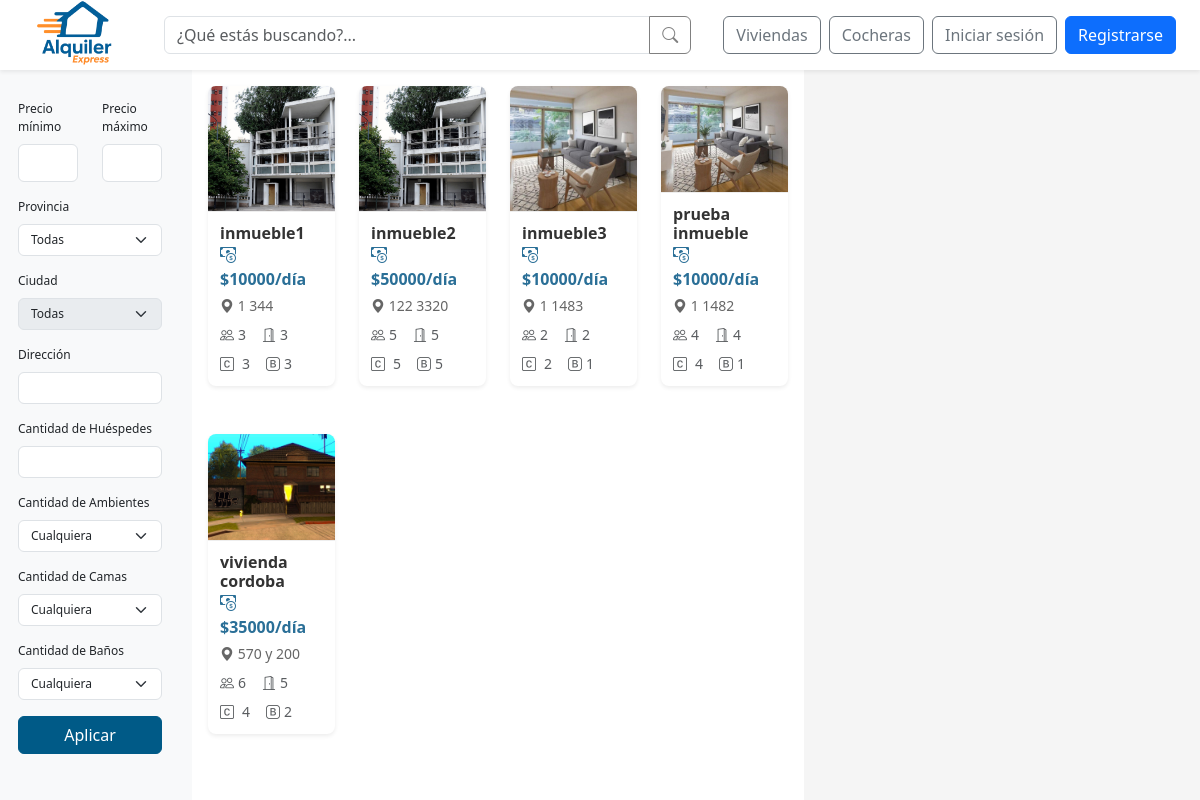
The app's page /buscar-inmuebles/, older data.
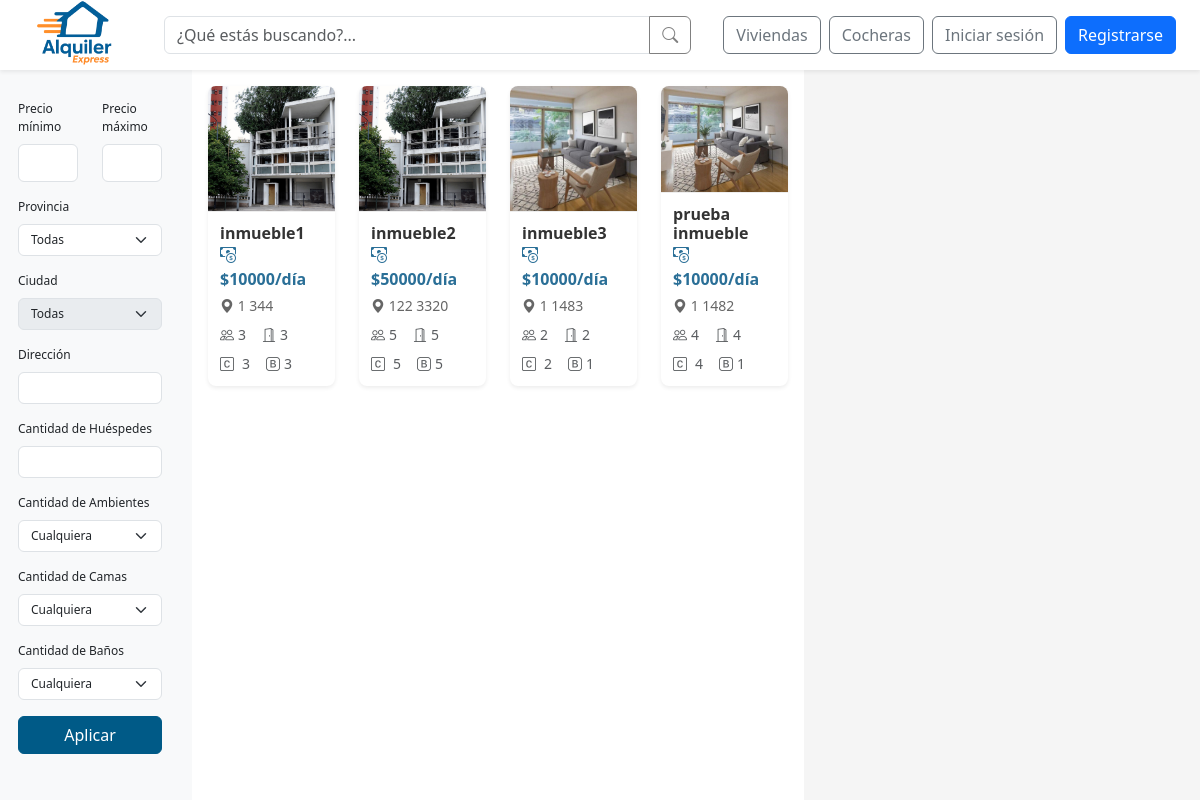
The same page, newer data.
### web/models.py (models this page shows, shortened)
class Inmueble(models.Model):
    id_inmueble = models.AutoField(primary_key=True)
    nombre = models.CharField(max_length=100, unique=True)
    direccion = models.TextField()
    provincia = models.ForeignKey(Provincia, on_delete=models.SET_NULL, null=True)
    ciudad = models.ForeignKey(Ciudad, on_delete=models.SET_NULL, null=True)
    descripcion = models.TextField()
    cantidad_banios = models.IntegerField()
    cantidad_ambientes = models.IntegerField()
    cantidad_camas = models.IntegerField()
    cantidad_huespedes = models.IntegerField()
    precio_por_dia = models.DecimalField(max_digits=10, decimal_places=2)
    politica_cancelacion = models.TextField()
    fecha_publicacion = models.DateField()
    cochera = models.ForeignKey(Cochera, null=True, blank=True, on_delete=models.SET_NULL)
    estado = models.ForeignKey(Estado, on_delete=models.SET_NULL, null=True)
    empleado = models.ForeignKey(Perfil, null=True, blank=True, on_delete=models.SET_NULL)
    minimo_dias_alquiler = models.PositiveIntegerField(default=1, verbose_name="Mínimo de días de alquiler")
    def first_image(self):
            return self.imagenes.first()

class InmuebleImagen(models.Model):
    id_imagen = models.AutoField(primary_key=True)
    inmueble = models.ForeignKey(Inmueble, related_name='imagenes', on_delete=models.CASCADE)
    imagen = models.ImageField(upload_to='inmuebles/')
    descripcion = models.CharField(max_length=255, blank=True)

### web/viewsBusquedas.py (the view)
# urls.py: path('buscar-inmuebles/', viewsBusquedas.buscar_inmuebles, name='buscar_inmuebles'),
def buscar_inmuebles(request):
    query = request.GET.get('q', '').strip()
    precio_min = request.GET.get('precio_min')
    precio_max = request.GET.get('precio_max')
    direccion = request.GET.get('direccion')
    huespedes = request.GET.get('huespedes')
    ambientes = request.GET.get('ambientes')
    camas = request.GET.get('camas')
    banios = request.GET.get('banios')
    provincia_id = request.GET.get('provincia')
    ciudad_id = request.GET.get('ciudad')
    provincias, ciudades = obtener_provincias_y_ciudades('inmueble', provincia_id)
    inmuebles = Inmueble.objects.exclude(estado__nombre__in=['Oculto','Eliminado'])
    if query:
        inmuebles = inmuebles.filter(nombre__icontains=query)
    if provincia_id:
        inmuebles = inmuebles.filter(provincia_id=provincia_id)
    if ciudad_id:
        inmuebles = inmuebles.filter(ciudad_id=ciudad_id)
    if precio_min:
        try:
            inmuebles = inmuebles.filter(precio_por_dia__gte=float(precio_min))
        except ValueError:
            pass
    if precio_max:
        try:
            inmuebles = inmuebles.filter(precio_por_dia__lte=float(precio_max))
        except ValueError:
            pass
    if direccion:
        inmuebles = inmuebles.filter(direccion__icontains=direccion)
    if huespedes:
        inmuebles = inmuebles.filter(cantidad_huespedes__gte=huespedes)
    if ambientes:
        if ambientes.endswith('+'):
            inmuebles = inmuebles.filter(cantidad_ambientes__gte=int(ambientes[:-1]))
        else:
            inmuebles = inmuebles.filter(cantidad_ambientes=int(ambientes))
    if camas:
        if camas.endswith('+'):
            inmuebles = inmuebles.filter(cantidad_camas__gte=int(camas[:-1]))
        else:
            inmuebles = inmuebles.filter(cantidad_camas=int(camas))
    if banios:
        if banios.endswith('+'):
            inmuebles = inmuebles.filter(cantidad_banios__gte=int(banios[:-1]))
        else:
            inmuebles = inmuebles.filter(cantidad_banios=int(banios))
    return render(request, 'busqueda/buscar_inmuebles.html', {
        'inmuebles': inmuebles,
        'query': query,
        'provincias': provincias,
        'ciudades': ciudades,
    })

### web/templates/busqueda/buscar_inmuebles.html (shortened to what this page needs)
{% extends 'base/base_search.html' %}
{% load static %}
{% block search_page_content %}
  <aside class="filtros col-md-2 sidebar bg-light sticky-top">
    <form method="get" data-tipo="inmueble">
      <div class="row mb-3">
        <div class="col">
          <label for="precio_min" class="form-label">Precio mínimo</label>
          <input type="number" class="form-control" name="precio_min" id="precio_min" value="{{ request.GET.precio_min }}">
        </div>
        <div class="col">
          <label for="precio_max" class="form-label">Precio máximo</label>
          <input type="number" class="form-control" name="precio_max" id="precio_max" value="{{ request.GET.precio_max }}">
        </div>
      </div>
      <div class="mb-3">
        <label class="form-label">Provincia</label>
        <select class="form-select filtros__campo" name="provincia" id="provincia-select">
          <option value="">Todas</option>
        </select>
      </div>
      <div class="mb-3">
        <label class="form-label">Ciudad</label>
        <select class="form-select filtros__campo" name="ciudad" id="ciudad-select" {% if not request.GET.provincia %}disabled{% endif %}>
          <option value="">Todas</option>
        </select>
      </div>
      <div class="mb-3">
        <label class="form-label">Dirección</label>
        <input type="text" class="form-control filtros__campo" name="direccion" value="{{ request.GET.direccion }}">
      </div>
      <div class="mb-3">
        <label class="form-label">Cantidad de Huéspedes</label>
        <input type="number" class="form-control filtros__campo" name="huespedes" min="0" value="{{ request.GET.huespedes }}">
      </div>
      <div class="mb-3">
        <label class="form-label">Cantidad de Ambientes</label>
        <select class="form-select filtros__campo" name="ambientes">
          <option value="">Cualquiera</option>
        </select>
      </div>
      <div class="mb-3">
        <label class="form-label">Cantidad de Camas</label>
        <select class="form-select filtros__campo" name="camas">
          <option value="">Cualquiera</option>
        </select>
      </div>
      <div class="mb-3">
        <label class="form-label">Cantidad de Baños</label>
        <select class="form-select filtros__campo" name="banios">
          <option value="">Cualquiera</option>
        </select>
      </div>
      <button class="btn btn-primary w-100 btn-azul">Aplicar</button>
    </form>
  </aside>
    <section class="lista-resultados col-md-6 p-3">
    <div id="lista-inmuebles" class="row">
      {% for inmueble in inmuebles %}
      <div class="col-12 col-md-6 col-lg-3 mb-4">
        <a href="{% url 'detalle_inmueble' inmueble.id_inmueble %}" class="text-decoration-none">
          <div class="propiedad-card card border-0 shadow-sm">
            {% if inmueble.first_image %}
              <img src="{{ inmueble.first_image.imagen.url }}" class="propiedad-imagen card-img-top" alt="{{ inmueble.nombre }}">
            {% else %}
              <img src="{% static 'img/default-property.jpg' %}" class="propiedad-imagen card-img-top" alt="Imagen por defecto">
            {% endif %}
            <div class="propiedad-body card-body">
              <h5 class="propiedad-nombre card-title">{{ inmueble.nombre }}</h5>
              <div class="propiedad-info">
                <p class="propiedad-precio card-text mb-1">
                  <i class="bi bi-cash-coin"></i> ${{ inmueble.precio_por_dia|floatformat:"0" }}/día
                </p>
                <p class="propiedad-direccion card-text mb-2">
                  <i class="bi bi-geo-alt-fill"></i> {{ inmueble.direccion }}
                </p>
                <div class="d-flex flex-wrap gap-2 small text-muted">
                    {% if inmueble.cantidad_huespedes %}
                    <span class="d-flex align-items-center me-2">
                        <i class="bi bi-people me-1"></i> {{ inmueble.cantidad_huespedes }}
                    </span>
                    {% endif %}
                    {% if inmueble.cantidad_ambientes %}
                    <span class="d-flex align-items-center me-2">
                        <i class="bi bi-door-open me-1"></i> {{ inmueble.cantidad_ambientes }}
                    </span>
                    {% endif %}
                    {% if inmueble.cantidad_camas %}
                    <span class="d-flex align-items-center me-2">
                        <i class="bi bi-c-square me-2"></i> {{ inmueble.cantidad_camas }}
                    </span>
                    {% endif %}
                    {% if inmueble.cantidad_banios %}
                    <span class="d-flex align-items-center me-2">
                        <i class="bi bi-bootstrap me-1"></i> {{ inmueble.cantidad_banios }}
                    </span>
                    {% endif %}
                </div>
              </div>
            </div>
          </div>
        </a>
      </div>
      {% empty %}
      <div class="col-12">
        <div class="mensaje-vacio alert alert-info" role="alert">
          <i class="bi bi-info-circle"></i> No se encontraron inmuebles disponibles.
        </div>
      </div>
      {% endfor %}
    </div>
  </section>
  <aside class="mapa-contenedor col-md-4">
    <div class="mapa-content" id="map" role="region" aria-label="Mapa de Inmuebles disponibles"></div>
  </aside>
{% endblock search_page_content %}

### web/templates/base/base_search.html (shortened to what this page needs)
{% extends 'base/base.html' %}
{% load static %}
{% block extra_css %}
  <link rel="stylesheet" href="{% static 'css/busqueda.css' %}">
{% endblock %}
{% block navbar_center_content %}
  <form class="navbar__search d-flex flex-grow-1 justify-content-center mx-3"
        action="{% if 'cochera' in request.path %}{% url 'buscar_cocheras' %}{% else %}{% url 'buscar_inmuebles' %}{% endif %}"
        method="get" id="searchForm">
    <div class="search__input input-group w-100">
      <input type="text" class="form-control" name="q" placeholder="¿Qué estás buscando?..." value="{{ request.GET.q }}">
      <button class="search__button btn btn-outline-success" type="submit">
        <i class="bi bi-search"></i>
      </button>
    </div>
  </form>
{% endblock %}
{% block content %}
  <main class="container-fluid">
    <div class="container-wrapper row">
      {% block search_page_content %}{% endblock search_page_content %}
    </div>
  </main>
{% endblock content %}

### web/templates/base/base.html (shortened to what this page needs)
{% load static %}
{% load user_groups %}
<!DOCTYPE html>
<html lang="es">
<head>
  <link rel="stylesheet" href="{% static 'css/normalize' %}">
  <link href="https://cdn.jsdelivr.net/npm/bootstrap@5.3.3/dist/css/bootstrap.min.css" rel="stylesheet">
  <link href="https://cdn.jsdelivr.net/npm/bootstrap-icons@1.10.5/font/bootstrap-icons.css" rel="stylesheet">
  <link rel="stylesheet" href="https://cdn.jsdelivr.net/npm/sweetalert2@11/dist/sweetalert2.min.css">
  <link rel="stylesheet" href="{% static 'css/global.css' %}">
  <link rel="stylesheet" href="{% static 'css/notification.css' %}">
  {% block extra_css %}{% endblock %}
</head>
<body>
  <nav class="navbar navbar-expand-lg navbar-light bg-white fixed-top shadow-sm px-4">
    <div class="navbar__container container-fluid d-flex align-items-center justify-content-between">
      <div class="d-flex align-items-center me-3">
        <a href="{% url 'index' %}">
          <img src="{% static 'img/logo-alquiler-express-3.png' %}" alt="Logo Alquiler Express" class="navbar__icon">
        </a>
      </div>
      {% block navbar_center_content %}{% endblock %}
      <div class="navbar__buttons d-flex align-items-center ms-3">
        <a href="{% url 'buscar_inmuebles' %}" class="btn btn-outline-secondary me-2">Viviendas</a>
        <a href="{% url 'buscar_cocheras' %}" class="btn btn-outline-secondary me-2">Cocheras</a>
        {% if user.is_authenticated %}
          <div class="dropdown me-2">
            <button class="btn btn-outline-secondary position-relative dropdown-toggle"
                    type="button"
                    id="notificacionesDropdown"
                    data-bs-toggle="dropdown"
                    aria-expanded="false"
                    onclick="marcarTodasLeidas('{% url 'marcar_todas_leidas' %}', '{{ csrf_token }}')">
              <i class="bi bi-bell"></i>
              {% if notificaciones_no_leidas > 0 %}
                <span class="position-absolute top-0 start-100 translate-middle badge rounded-pill bg-danger">
                  {{ notificaciones_no_leidas }}
                  <span class="visually-hidden">notificaciones no leídas</span>
                </span>
              {% endif %}
            </button>
            <ul class="dropdown-menu dropdown-menu-end dropdown-menu-notifications" aria-labelledby="notificacionesDropdown">
              {% if notificaciones %}
                <div class="notification-scrollable">
                  {% for notificacion in notificaciones %}
                    <li class="notification-item {% if not notificacion.leido %}unread{% endif %}">
                      <div class="d-flex justify-content-between align-items-start">
                        <div class="notification-content">
                          <div class="notification-message">{{ notificacion.mensaje|safe }}</div>
                          <small class="text-muted notification-time">{{ notificacion.fecha_creacion|timesince }}</small>
                        </div>
                        <button type="button" class="btn btn-sm btn-link text-danger p-0" title="Eliminar"
                                onclick="eliminarNotificacion(this, '{% url 'eliminar_notificacion' notificacion.id %}', '{{ csrf_token }}')">
                          <i class="bi bi-trash"></i>
                        </button>
                      </div>
                    </li>
                  {% endfor %}
                </div>
              {% else %}
                <li class="notification-item text-center py-2">No hay notificaciones</li>
              {% endif %}
            </ul>
          </div>
          <div class="dropdown">
            <button class="btn btn-primary dropdown-toggle" type="button" id="userOptionsDropdown" data-bs-toggle="dropdown" aria-expanded="false">
              <i class="bi bi-person-circle"></i> {{ user.first_name|default:user.username }}
            </button>
            <ul class="dropdown-menu dropdown-menu-end" aria-labelledby="userOptionsDropdown">
              {% if is_client %}
                <li>
                  <a class="dropdown-item" href="{% url 'reservas_usuario' %}">
                    <i class="bi bi-calendar-check me-2"></i> Mis reservas
                  </a>
                </li>
              {% endif %}
              {% if user.is_staff or user|has_group:"empleado" %}
                <li>
                  <a class="dropdown-item" href="{% url 'admin_panel' %}">
                    <i class="bi bi-speedometer2 me-2"></i> Panel de Administración
                  </a>
                </li>
              {% endif %}
              {% if not user.is_superuser %}
                <li>
                  <a class="dropdown-item" href="{% url 'cambiar_contrasena' %}">
                    <i class="bi bi-key me-2"></i> Cambiar contraseña
                  </a>
                </li>
              {% endif %}
              <li><hr class="dropdown-divider"></li>
              <li>
                <form action="{% url 'logout' %}" method="post" class="d-inline w-100">
                  {% csrf_token %}
                  <button type="submit" class="dropdown-item">
                    <i class="bi bi-box-arrow-right me-2"></i> Cerrar sesión
                  </button>
                </form>
              </li>
            </ul>
          </div>
        {% else %}
          <a href="{% url 'login' %}" class="btn btn-outline-secondary me-2">Iniciar sesión</a>
          <a href="{% url 'register' %}" class="btn btn-primary">Registrarse</a>
        {% endif %}
      </div>
    </div>
  </nav>
  {% block content %}{% endblock content %}
</body>
</html>

Row changes from the older to the newer data that the page shows:
removed Inmueble: first_image.imagen (picture), nombre "vivienda cordoba", precio_por_dia "35000", direccion "570 y 200", cantidad_huespedes "6", cantidad_ambientes "5", cantidad_camas "4", cantidad_banios "2"
